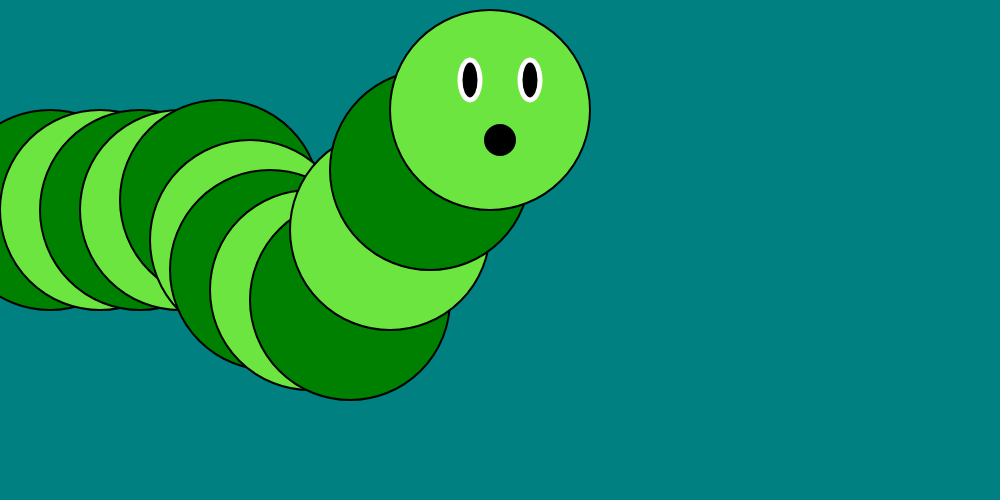
Frame 1 (no input)
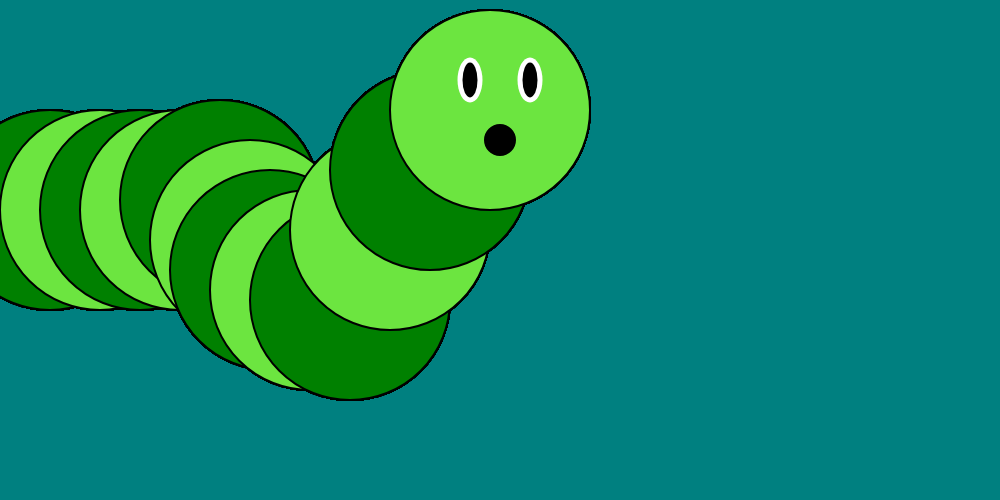
Frame 60 (no input)
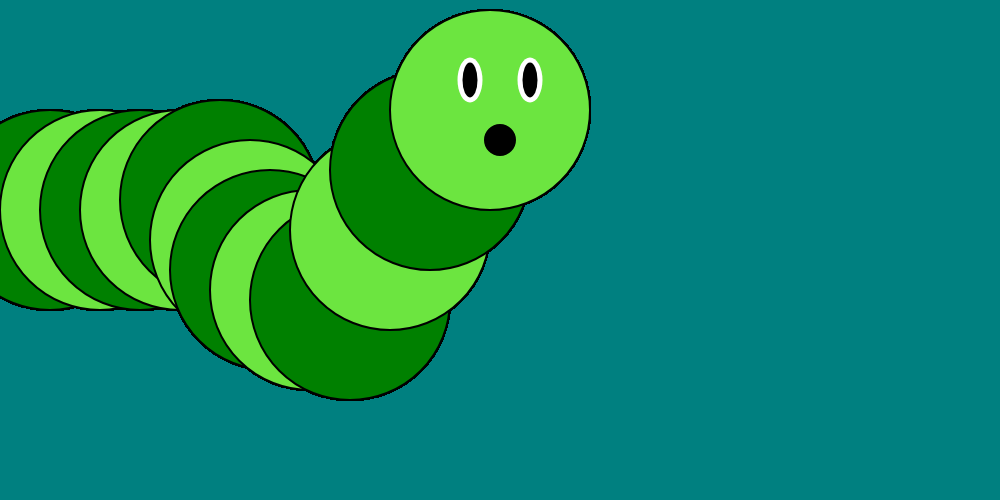
Frame 120 (the mouse pressed at the canvas centre since frame 60)

The p5.js sketch that drew these frames (run headless with seeded random() and noise() and a simulated clock; from frame 60 on, the mouse is pressed at the canvas centre):

// p5.js sketch
// ── sketch.js
//Simple Character Assignment Due 10/9

var bgColor = "teal";
var fSize = 200;



function setup() {
   createCanvas(1000, 500);
    
    background(125);
    background(255,0,0);
    background("#333333");
    background("cyan");
    
    background(bgColor);

    posX = width/2;
    posY = 100;
    
}

function draw(){
    strokeWeight(2);
    
        //body
       fill("green");
    ellipse(posX-450, posY+110, fSize, fSize)
    
       fill("#6CE540");
    ellipse(posX-400, posY+110, fSize, fSize)
    
      fill("green");
    ellipse(posX-360, posY+110, fSize, fSize)
    
       fill("#6CE540");
    ellipse(posX-320, posY+110, fSize, fSize)
    
        fill("green");
    ellipse(posX-280, posY+100, fSize, fSize)
    
      fill("#6CE540");
    ellipse(posX-250, posY+140, fSize, fSize)
    
    fill("green");
    ellipse(posX-230, posY+170, fSize, fSize)
    
    fill("#6CE540");
    ellipse(posX-190, posY+190, fSize, fSize)
    
    fill("green");
    ellipse(posX-150, posY+200, fSize, fSize)
    
     fill("#6CE540");
    ellipse(posX-110, posY+130, fSize, fSize)
    
    fill("green");
    ellipse(posX-70, posY+70, fSize, fSize)
    
     
    
    
    
    //Face
    fill("#6CE540");
    ellipse(posX -10, posY + 10, fSize, fSize);
    
    //mouth
    fill("black");
    //rect(posX- 50, posY+ 50, 100,20);
    ellipse(posX, posY + 40, 30, 30);
    
       strokeWeight(0);
    //eyes
    fill("white");
    ellipse(posX - 30, posY - 20, 25, 45);
    ellipse(posX + 30, posY - 20, 25, 45);
 
    
    //pupils
    fill("black");
    ellipse(posX - 30, posY - 20, 15, 35);
    ellipse(posX + 30, posY - 20, 15, 35);
     strokeWeight(3);
    
    //mouthline
    //line(posX - 50, posY + 60, posX + 50, posY + 60);
    strokeWeight(7);
    
  
    
}
